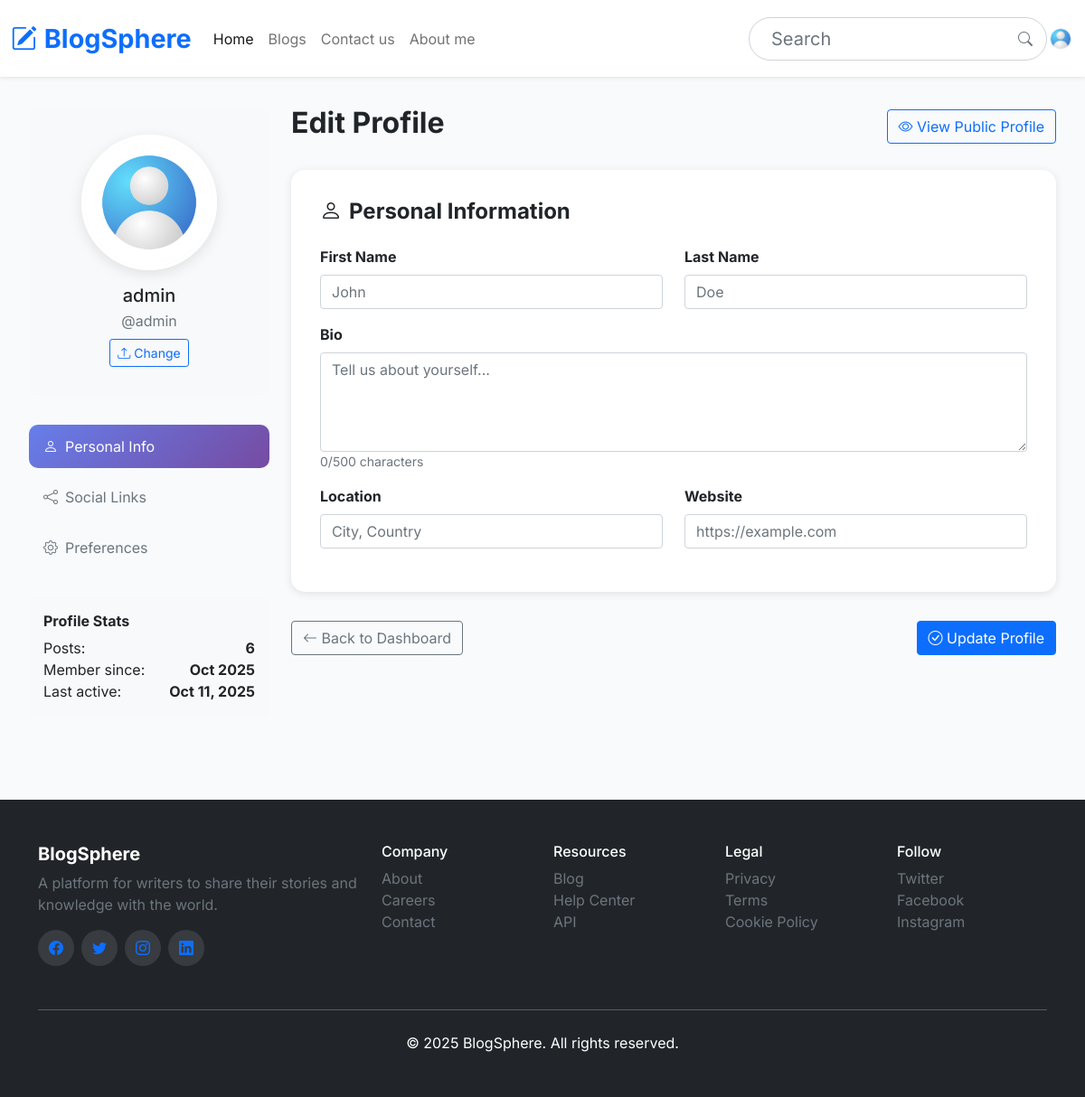
Page /user/edit_profile (signed in) on the committed database.
### app/models/user.py (models this page shows, shortened)
class User(UserMixin, db.Model):
    id = db.Column(db.Integer, primary_key=True)
    email = db.Column(db.String(50), unique=True, nullable=False)
    username = db.Column(db.String(50),unique=True, nullable=False)
    password = db.Column(db.String(255), unique=True, nullable=False)
    created_at = db.Column(db.DateTime, default=datetime.utcnow)
    first_name = db.Column(db.String(50))
    last_name = db.Column(db.String(50))
    avatar = db.Column(db.String(100), default='avatar/default-user.jpg')
    bio = db.Column(db.Text)
    location = db.Column(db.String(100))
    website = db.Column(db.String(200))
    twitter_url = db.Column(db.String(200))
    linkedin_url = db.Column(db.String(200))
    github_url = db.Column(db.String(200))
    instagram_url = db.Column(db.String(200))
    newsletter = db.Column(db.Boolean, default=True)
    public_profile = db.Column(db.Boolean, default=True)
    email_notifications = db.Column(db.Boolean, default=True)
    last_seen = db.Column(db.DateTime, default=datetime.utcnow)
    profile_updated_at = db.Column(db.DateTime, default=datetime.utcnow)
    posts = db.relationship('BlogPost', backref='author', lazy=True)
    @property
    def full_name(self):
        if self.first_name and self.last_name:
            return f"{self.first_name} {self.last_name}"
        return self.username

### app/routes/user_bp.py (the view, shortened to what this page needs)
@user_bp.route('/edit_profile', methods=['GET', 'POST'])
@login_required
def edit_profile():
    form = ProfileForm(obj=current_user)
    return render_template('edit_profile.html',params=params, form=form)

### app/templates/edit_profile.html (shortened to what this page needs)
{% extends "components/layout.html" %}
{% block body %}
            <div class="profile-container">
                <div class="row">
                    <div class="col-lg-3">
                        <div class="profile-sidebar">
                            <div class="avatar-container">
                                <div class="avatar-upload">
                                    <img src="{{ url_for('static', filename=current_user.avatar) }}"
                                         alt="Profile Picture"
                                         class="avatar-preview"
                                         id="avatarPreview">
                                </div>
                                <h5 class="mt-3 mb-1">{{ current_user.full_name }}</h5>
                                <p class="text-muted mb-2">@{{ current_user.username }}</p>
                                <div class="d-flex gap-2 justify-content-center">
                                    <button class="btn btn-sm btn-outline-primary" onclick="document.getElementById('avatarInput').click()">
                                        <i class="bi bi-upload"></i> Change
                                    </button>
                                </div>
                            </div>
                            <ul class="nav nav-pills flex-column">
                                <li class="nav-item">
                                    <a class="nav-link active" href="#personal" data-bs-toggle="tab">
                                        <i class="bi bi-person me-2"></i>Personal Info
                                    </a>
                                </li>
                                <li class="nav-item">
                                    <a class="nav-link" href="#social" data-bs-toggle="tab">
                                        <i class="bi bi-share me-2"></i>Social Links
                                    </a>
                                </li>
                                <li class="nav-item">
                                    <a class="nav-link" href="#preferences" data-bs-toggle="tab">
                                        <i class="bi bi-gear me-2"></i>Preferences
                                    </a>
                                </li>
                            </ul>
                            <div class="mt-4 p-3 bg-light rounded">
                                <h6 class="fw-bold">Profile Stats</h6>
                                <div class="d-flex justify-content-between">
                                    <span>Posts:</span>
                                    <strong>{{ current_user.posts | length }}</strong>
                                </div>
                                <div class="d-flex justify-content-between">
                                    <span>Member since:</span>
                                    <strong>{{ current_user.created_at.strftime('%b %Y') }}</strong>
                                </div>
                                <div class="d-flex justify-content-between">
                                    <span>Last active:</span>
                                    <strong>{{ current_user.last_seen.strftime('%b %d, %Y') if current_user.last_seen else 'Recently' }}</strong>
                                </div>
                            </div>
                        </div>
                    </div>
                    <div class="col-lg-9">
                        <div class="d-flex justify-content-between align-items-center mb-4">
                            <h2 class="fw-bold">Edit Profile</h2>
                            <a href="{{ url_for('user.profile', username=current_user.username) }}"
                               class="btn btn-outline-primary">
                                <i class="bi bi-eye"></i> View Public Profile
                            </a>
                        </div>
                        <form method="POST" enctype="multipart/form-data" id="profileForm">
                            <div class="tab-content">
                                <div class="tab-pane fade show active" id="personal">
                                    <div class="section-card">
                                        <h4 class="fw-bold mb-4">
                                            <i class="bi bi-person me-2"></i>Personal Information
                                        </h4>
                                        <div class="row">
                                            <div class="col-md-6">
                                                <div class="mb-3">
                                                    <label class="form-label fw-bold">First Name</label>
                                                    {{ form.first_name(class="form-control", placeholder="John") }}
                                                </div>
                                            </div>
                                            <div class="col-md-6">
                                                <div class="mb-3">
                                                    <label class="form-label fw-bold">Last Name</label>
                                                    {{ form.last_name(class="form-control", placeholder="Doe") }}
                                                </div>
                                            </div>
                                        </div>
                                        <div class="mb-3">
                                            <label class="form-label fw-bold">Bio</label>
                                            {{ form.bio(class="form-control", rows="4",
                                                      placeholder="Tell us about yourself...") }}
                                            <div class="char-count" id="bioCharCount">0/500 characters</div>
                                        </div>
                                        <div class="row">
                                            <div class="col-md-6">
                                                <div class="mb-3">
                                                    <label class="form-label fw-bold">Location</label>
                                                    {{ form.location(class="form-control", placeholder="City, Country") }}
                                                </div>
                                            </div>
                                            <div class="col-md-6">
                                                <div class="mb-3">
                                                    <label class="form-label fw-bold">Website</label>
                                                    {{ form.website(class="form-control", placeholder="https://example.com") }}
                                                </div>
                                            </div>
                                        </div>
                                    </div>
                                </div>
                            </div>
                            <div class="d-flex justify-content-between align-items-center">
                                <a href="{{ url_for('user.admin') }}" class="btn btn-outline-secondary">
                                    <i class="bi bi-arrow-left"></i> Back to Dashboard
                                </a>
                                <button type="submit" class="btn btn-primary">
                                    <i class="bi bi-check-circle"></i> Update Profile
                                </button>
                            </div>
                        </form>
                    </div>
                </div>
            </div>
{% endblock %}

### app/templates/components/navbar.html (shortened to what this page needs)
<nav class="navbar navbar-expand-lg navbar-light bg-white shadow-sm py-3">
  <div class="container-fluid">
    <a class="navbar-brand text-primary" href="/">
       <i class="bi bi-pencil-square me-2"></i>{{ params["blog_web_name"]}}
    </a>
    <div class="collapse navbar-collapse" id="navbarSupportedContent">
      <ul class="navbar-nav me-auto mb-2 mb-lg-0">
        <li class="nav-item">
          <a class="nav-link active" aria-current="page" href="/">Home</a>
        </li>
        <li class="nav-item">
          <a class="nav-link" href="/blogs">Blogs</a>
        </li>
        <li class="nav-item">
          <a class="nav-link" href="/contact">Contact us</a>
        </li>
        <li class="nav-item">
          <a class="nav-link" href="/about">About me</a>
        </li>
      </ul>
      <div class="d-flex justify-content-between align-items-center">
      <form method="GET" action="{{ url_for('/.search')}}" class="search-form">
        <input class="form-control form-control-lg rounded-pill ps-4" type="search" placeholder="Search" name="q" aria-label="Search">
        <button type="submit" class="search-btn">
            <i class="bi bi-search text-muted"></i>
        </button>
      </form>
        {% if current_user.is_authenticated %}
                <a class="my-2 my-sm-0" href="{{ url_for('user.admin') }}"><img src="{{ url_for('static', filename=current_user.avatar) }}" alt="Author Photo" class="img-fluid rounded-circle" loading="lazy" style="width: 30px; height: 30px;"></a>
            {% else %}
                <div>
                    <a class="btn btn-outline-primary me-2" href="{{ url_for('auth.login') }}">Login</a>
                    <a class="btn btn-primary" href="{{ url_for('auth.register') }}">Register</a>
                </div>
            {% endif %}
        </div>
    </div>
   </div>
 </nav>

### app/templates/edit_profile.html (style rules this page uses)
.profile-container { max-width: 1200px; margin: 0 auto; padding: 2rem; }
.profile-sidebar { position: sticky; top: 100px; }
.avatar-container { text-align: center; padding: 2rem; background: #f8f9fa; border-radius: 15px; margin-bottom: 2rem; }
.avatar-preview { width: 150px; height: 150px; border-radius: 50%; object-fit: cover; border: 4px solid white; box-shadow: 0 4px 15px rgba(0,0,0,0.1); }
.avatar-upload { position: relative; display: inline-block; }
.nav-pills .nav-link { border-radius: 10px; margin-bottom: 0.5rem; padding: 0.75rem 1rem; color: #6c757d; transition: all 0.3s ease; }
.nav-pills .nav-link.active { background: linear-gradient(135deg, #667eea 0%, #764ba2 100%); color: white; }
.section-card { background: white; border-radius: 15px; padding: 2rem; margin-bottom: 2rem; box-shadow: 0 2px 10px rgba(0,0,0,0.1); }
.char-count { font-size: 0.875rem; color: #6c757d; }

### rows in the picture
User: avatar (placeholder picture), full_name "admin", username "admin", created_at "Oct 2025", last_seen "Oct 11, 2025"

### other values in the picture
{{ params["blog_web_name"] }} "BlogSphere"
{{ current_user.posts | length }} "6"
